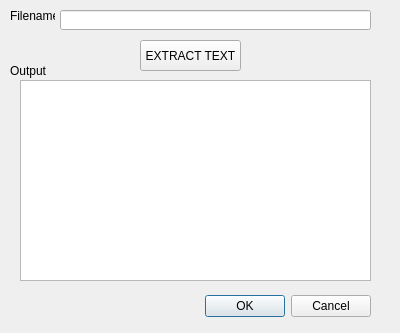
<?xml version="1.0" encoding="UTF-8"?>
<ui version="4.0">
 <class>Dialog</class>
 <widget class="QDialog" name="Dialog">
  <property name="geometry">
   <rect>
    <x>0</x>
    <y>0</y>
    <width>400</width>
    <height>333</height>
   </rect>
  </property>
  <property name="windowTitle">
   <string>Dialog</string>
  </property>
  <widget class="QDialogButtonBox" name="buttonBox">
   <property name="geometry">
    <rect>
     <x>30</x>
     <y>290</y>
     <width>341</width>
     <height>32</height>
    </rect>
   </property>
   <property name="orientation">
    <enum>Qt::Horizontal</enum>
   </property>
   <property name="standardButtons">
    <set>QDialogButtonBox::Cancel|QDialogButtonBox::Ok</set>
   </property>
  </widget>
  <widget class="QLineEdit" name="lineEdit">
   <property name="geometry">
    <rect>
     <x>60</x>
     <y>10</y>
     <width>311</width>
     <height>20</height>
    </rect>
   </property>
  </widget>
  <widget class="QLabel" name="label">
   <property name="geometry">
    <rect>
     <x>10</x>
     <y>10</y>
     <width>45</width>
     <height>12</height>
    </rect>
   </property>
   <property name="text">
    <string>Filename:</string>
   </property>
  </widget>
  <widget class="QPlainTextEdit" name="plainTextEdit">
   <property name="geometry">
    <rect>
     <x>20</x>
     <y>80</y>
     <width>351</width>
     <height>201</height>
    </rect>
   </property>
  </widget>
  <widget class="QLabel" name="label_2">
   <property name="geometry">
    <rect>
     <x>10</x>
     <y>60</y>
     <width>61</width>
     <height>21</height>
    </rect>
   </property>
   <property name="text">
    <string>Output</string>
   </property>
  </widget>
  <widget class="QPushButton" name="pushButton">
   <property name="geometry">
    <rect>
     <x>140</x>
     <y>40</y>
     <width>101</width>
     <height>31</height>
    </rect>
   </property>
   <property name="text">
    <string>EXTRACT TEXT</string>
   </property>
  </widget>
 </widget>
 <resources/>
 <connections>
  <connection>
   <sender>buttonBox</sender>
   <signal>accepted()</signal>
   <receiver>Dialog</receiver>
   <slot>accept()</slot>
   <hints>
    <hint type="sourcelabel">
     <x>248</x>
     <y>254</y>
    </hint>
    <hint type="destinationlabel">
     <x>157</x>
     <y>274</y>
    </hint>
   </hints>
  </connection>
  <connection>
   <sender>buttonBox</sender>
   <signal>rejected()</signal>
   <receiver>Dialog</receiver>
   <slot>reject()</slot>
   <hints>
    <hint type="sourcelabel">
     <x>316</x>
     <y>260</y>
    </hint>
    <hint type="destinationlabel">
     <x>286</x>
     <y>274</y>
    </hint>
   </hints>
  </connection>
 </connections>
</ui>
